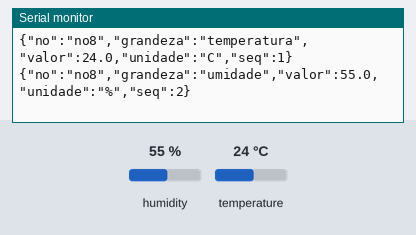
A sketch run on a simulated ESP32. Shown: the last lines printed to the serial monitor. Inputs (shaded band) come from the test bench; at power-on: humidity 55 %, temperature 24 °C.

Above: at 18.0 s.
18.1 s: humidity set to 22 %
At 21.2 s:
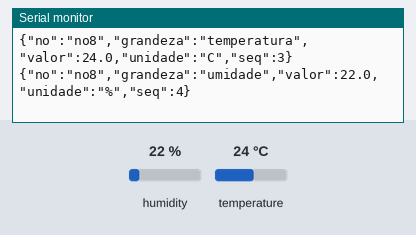
33.1 s: temperature set to 12 °C
At 41.2 s:
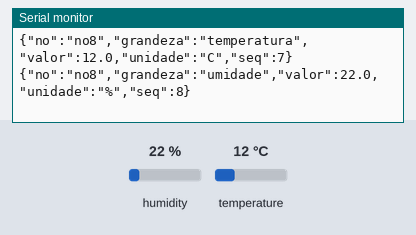
48.1 s: humidity set to 40 %
At 51.2 s:
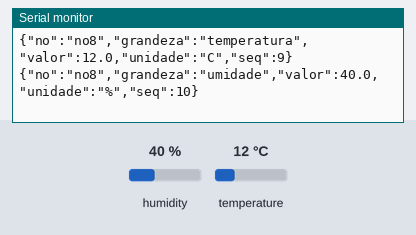
Timing chart, 0 to 52.7 s (numbered marks = the images above; inputs shaded):
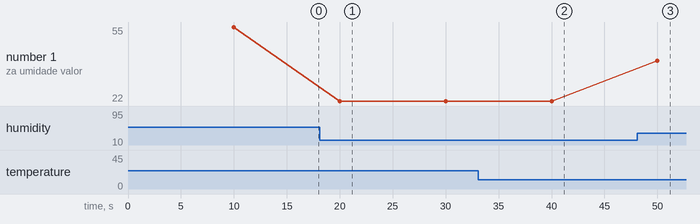

Measured:
- after the input at 18.1 s, the serial monitor: prints a new line after 1.9 s (image 1)
- after the input at 33.1 s, the serial monitor: prints a new line after 6.9 s (image 2)
- after the input at 48.1 s, the serial monitor: prints a new line after 1.9 s (image 3)
- plotted number 1: 55 → 22 after the input at 18.1 s, 22 → 40 after the input at 48.1 s

The sketch:

m4c_dht22_usb_gateway.ino
```cpp
/*
  Guia de montagem do monitor de ar - Etapa 4C: DHT22 / AM2302 na REDE DE TELEMETRIA pela USB
  Placa: DOIT ESP32 DEVKIT V1 (30 pinos)
  Biblioteca: DHT sensor library (Adafruit)

  Para quando o Wi-Fi nao alcanca o servidor (ex.: rede da escola que isola os aparelhos).
  O ESP32 escreve uma linha JSON por leitura na USB e o gateway do telemetria-cria
  (gateway/gateway.py) envia ao servidor:
     {"no":"no8","grandeza":"temperatura","valor":28.4,"unidade":"C","seq":1}
  No PC, na raiz do telemetria-cria:  python3 gateway/gateway.py --porta /dev/ttyUSB0
  (feche o Monitor Serial antes: uma porta serial por programa)

  Ligacoes: as MESMAS das Etapas 4A/4B. Nao mude nada na protoboard.
    DHT22 (3 fios): vermelho -> 3V3   amarelo -> GPIO 4   preto -> GND
*/
#include <DHT.h>

// ------------------------------------------------------------------ ajustes
const char* NO = "no8";              // o projeto vem do .env do gateway (GATEWAY_PROJETO)
const int PINO_DHT = 4;
const float CORR_TEMP_C = 0.0;       // os mesmos valores da Etapa 4A
const float UR_A = 1.0, UR_B = 0.0;
const uint32_t INTERVALO_MS = 10000; // padrao do catalogo: uma leitura a cada 10 s
// ---------------------------------------------------------------------------

DHT dht(PINO_DHT, DHT22);
unsigned long seq = 0, ultimaLeitura = 0;

// Uma linha JSON por leitura (formato do gateway).
void publicar(const char* grandeza, float valor, const char* unidade) {
  seq++;
  Serial.printf("{\"no\":\"%s\",\"grandeza\":\"%s\",\"valor\":%.1f,\"unidade\":\"%s\",\"seq\":%lu}\n",
                NO, grandeza, valor, unidade, seq);
}

void setup() {
  Serial.begin(115200);
  dht.begin();
  Serial.println("# DHT22 pela USB, no " + String(NO) + " - primeira leitura em 10 s");
  ultimaLeitura = millis();
}

void loop() {
  if (millis() - ultimaLeitura < INTERVALO_MS) return;
  ultimaLeitura = millis();

  float urLida = dht.readHumidity(), tLida = dht.readTemperature();
  // Leitura com falha nao sai e nao recebe seq.
  if (isnan(urLida) || isnan(tLida) || urLida < 1.0 || urLida > 100.0 || tLida < -40.0 || tLida > 80.0) {
    Serial.println("# sem resposta do DHT22 (dado no GPIO 4? 3V3? GND?): nao enviado");
    return;
  }
  float t = tLida + CORR_TEMP_C;
  float ur = constrain(UR_A * urLida + UR_B, 0, 100);
  publicar("temperatura", round(t * 10) / 10.0, "C");
  publicar("umidade", round(ur * 10) / 10.0, "%");
}
```
